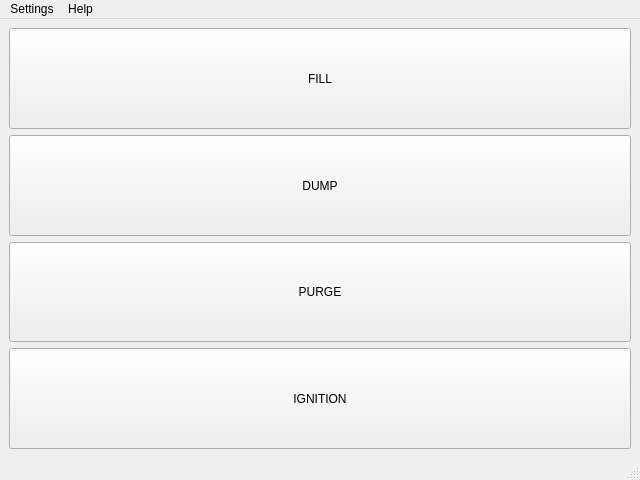
<?xml version="1.0" encoding="UTF-8"?>
<ui version="4.0">
 <class>ControlPanel</class>
 <widget class="QMainWindow" name="ControlPanel">
  <property name="geometry">
   <rect>
    <x>0</x>
    <y>0</y>
    <width>640</width>
    <height>480</height>
   </rect>
  </property>
  <property name="windowTitle">
   <string>ControlPanel</string>
  </property>
  <widget class="QWidget" name="centralwidget">
   <layout class="QHBoxLayout" name="horizontalLayout">
    <item>
     <layout class="QVBoxLayout" name="verticalLayout">
      <item>
       <widget class="QPushButton" name="fill_button">
        <property name="sizePolicy">
         <sizepolicy hsizetype="Ignored" vsizetype="Ignored">
          <horstretch>0</horstretch>
          <verstretch>0</verstretch>
         </sizepolicy>
        </property>
        <property name="text">
         <string>FILL</string>
        </property>
       </widget>
      </item>
      <item>
       <widget class="QPushButton" name="dump_button">
        <property name="sizePolicy">
         <sizepolicy hsizetype="Ignored" vsizetype="Ignored">
          <horstretch>0</horstretch>
          <verstretch>0</verstretch>
         </sizepolicy>
        </property>
        <property name="text">
         <string>DUMP</string>
        </property>
       </widget>
      </item>
      <item>
       <widget class="QPushButton" name="purge_button">
        <property name="sizePolicy">
         <sizepolicy hsizetype="Ignored" vsizetype="Ignored">
          <horstretch>0</horstretch>
          <verstretch>0</verstretch>
         </sizepolicy>
        </property>
        <property name="text">
         <string>PURGE</string>
        </property>
       </widget>
      </item>
      <item>
       <widget class="QPushButton" name="ignition_button">
        <property name="sizePolicy">
         <sizepolicy hsizetype="Ignored" vsizetype="Ignored">
          <horstretch>0</horstretch>
          <verstretch>0</verstretch>
         </sizepolicy>
        </property>
        <property name="text">
         <string>IGNITION</string>
        </property>
       </widget>
      </item>
     </layout>
    </item>
   </layout>
  </widget>
  <widget class="QStatusBar" name="statusbar"/>
  <widget class="QMenuBar" name="menubar">
   <property name="geometry">
    <rect>
     <x>0</x>
     <y>0</y>
     <width>640</width>
     <height>22</height>
    </rect>
   </property>
   <widget class="QMenu" name="menuSettings">
    <property name="title">
     <string>Settings</string>
    </property>
    <addaction name="action_socket_settings"/>
    <addaction name="action_connect"/>
    <addaction name="action_disconnect"/>
   </widget>
   <widget class="QMenu" name="menuHelp">
    <property name="title">
     <string>Help</string>
    </property>
    <addaction name="action_about_qt"/>
    <addaction name="action_help"/>
   </widget>
   <addaction name="menuSettings"/>
   <addaction name="menuHelp"/>
  </widget>
  <action name="action_socket_settings">
   <property name="text">
    <string>TCP/IP</string>
   </property>
  </action>
  <action name="action_connect">
   <property name="text">
    <string>connect</string>
   </property>
  </action>
  <action name="action_disconnect">
   <property name="text">
    <string>disconnect</string>
   </property>
  </action>
  <action name="action_help">
   <property name="text">
    <string>Help</string>
   </property>
  </action>
  <action name="action_about_qt">
   <property name="text">
    <string>About Qt</string>
   </property>
  </action>
 </widget>
 <resources/>
 <connections/>
</ui>
